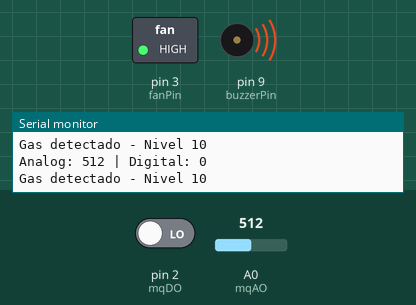
Simulated run of this sketch. Board: Arduino Uno, built with avr-gcc and run on an emulated ATmega328P. On the bench: switched loads named in the sketch (green lamp = pin HIGH), buzzer (waves = sounding), the last lines printed to the serial monitor. Inputs (shaded band) come from the test bench; at power-on: A0 (mqAO) = 512, pin 2 (mqDO) LOW.

Above: at 1.8 s.
1.9 s: A0 (mqAO) set to 324
3.4 s: A0 (mqAO) set to 298
At 5.1 s:
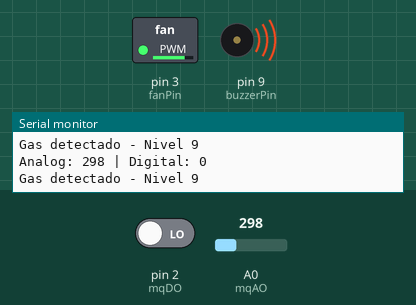
5.5 s: A0 (mqAO) set to 100
At 6.7 s:
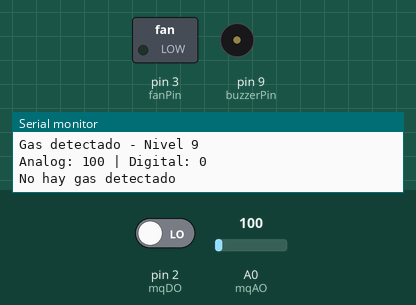
7.5 s: A0 (mqAO) set to 118
At 9.2 s:
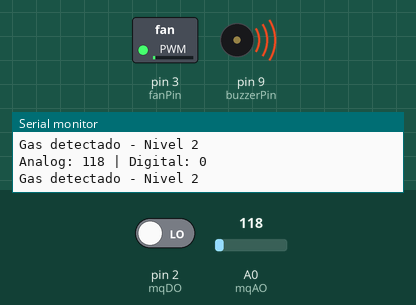
9.5 s: pin 2 (mqDO) driven HIGH
At 11.0 s:
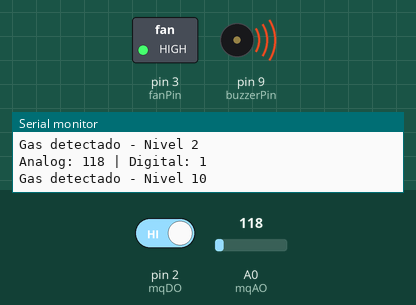
11.5 s: pin 2 (mqDO) driven LOW
At 12.6 s:
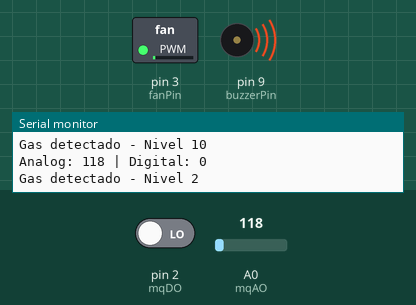
Timing chart, 0 to 14.5 s (numbered marks = the images above; inputs shaded):
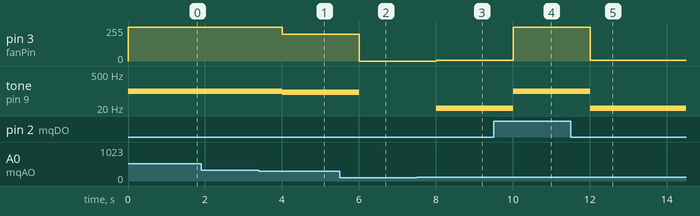

Measured:
- the behaviour switches between 316 and 315 on A0 (mqAO) (found by bisection; images 0 and 1)
- the behaviour switches between 110 and 111 on A0 (mqAO) (found by bisection; images 2 and 3)
- after the input at 3.4 s, pin 3 (fanPin): 255/255 → 200/255 after 0.60 s; tone on pin 9 (buzzerPin): 100 Hz → 90 Hz after 0.60 s
- after the input at 5.5 s, pin 3 (fanPin): 200/255 → 0/255 after 0.51 s; tone on pin 9 (buzzerPin): 90 Hz → silent after 0.51 s
- after the input at 7.5 s, pin 3 (fanPin): 0/255 → 5/255 after 0.51 s; tone on pin 9 (buzzerPin): silent → 20 Hz after 0.51 s
- after the input at 9.5 s, pin 3 (fanPin): 5/255 → 255/255 after 0.51 s; tone on pin 9 (buzzerPin): 20 Hz → 100 Hz after 0.51 s
- after the input at 11.5 s, pin 3 (fanPin): 255/255 → 5/255 after 0.51 s; tone on pin 9 (buzzerPin): 100 Hz → 20 Hz after 0.51 s

The sketch:

Arduino_Gas.zip.ino
```cpp
const int mqAO = A0;      // Pin analógico para la salida analógica del sensor MQ-4
const int mqDO = 2;       // Pin digital para la salida digital del sensor MQ-4
const int buzzerPin = 9;  // Pin digital para el zumbador
const int fanPin = 3;     // Pin digital para el control del ventilador

void setup() {
  pinMode(buzzerPin, OUTPUT);
  pinMode(fanPin, OUTPUT);
  pinMode(mqDO, INPUT);
  Serial.begin(9600);
}

void loop() {
  int sensorAnalogValue = analogRead(mqAO);
  int sensorDigitalValue = digitalRead(mqDO);

  Serial.print("Analog: ");
  Serial.print(sensorAnalogValue);
  Serial.print(" | Digital: ");
  Serial.println(sensorDigitalValue);

  // Ajusta estos valores según la calibración de tu sensor y el comportamiento deseado
  int umbralDigital = HIGH; // Ajusta según la salida digital del sensor
  int umbralNivel10 = 315;  // Ajusta según la calibración de tu sensor
  int umbralNivel9 = 290;   // Ajusta según la calibración de tu sensor
  int umbralNivel8 = 265;   // Ajusta según la calibración de tu sensor
  int umbralNivel7 = 240;   // Ajusta según la calibración de tu sensor
  int umbralNivel6 = 215;   // Ajusta según la calibración de tu sensor
  int umbralNivel5 = 190;   // Ajusta según la calibración de tu sensor
  int umbralNivel4 = 165;   // Ajusta según la calibración de tu sensor
  int umbralNivel3 = 140;   // Ajusta según la calibración de tu sensor
  int umbralNivel2 = 115;   // Ajusta según la calibración de tu sensor
  int umbralNivel1 = 110;   // Ajusta según la calibración de tu sensor

  int fanSpeed = 0; // Velocidad inicial del ventilador

  if (sensorAnalogValue > umbralNivel10 || sensorDigitalValue == umbralDigital) {
    fanSpeed = 255; // Velocidad máxima
    tone(buzzerPin, 100);
    Serial.println("Gas detectado - Nivel 10");
  } else if (sensorAnalogValue > umbralNivel9) {
    fanSpeed = 200; // Velocidad alta
    tone(buzzerPin, 90);
    Serial.println("Gas detectado - Nivel 9");
  } else if (sensorAnalogValue > umbralNivel8) {
    fanSpeed = 150; // Velocidad media
    tone(buzzerPin, 80);
    Serial.println("Gas detectado - Nivel 8");
  } else if (sensorAnalogValue > umbralNivel7) {
    fanSpeed = 100; // Velocidad baja
    tone(buzzerPin, 70);
    Serial.println("Gas detectado - Nivel 7");
  } else if (sensorAnalogValue > umbralNivel6) {
    fanSpeed = 50; // Velocidad mínima
    tone(buzzerPin, 60);
    Serial.println("Gas detectado - Nivel 6");
  } else if (sensorAnalogValue > umbralNivel5) {
    fanSpeed = 30; // Velocidad mínima
    tone(buzzerPin, 50);
    Serial.println("Gas detectado - Nivel 5");
  } else if (sensorAnalogValue > umbralNivel4) {
    fanSpeed = 20; // Velocidad mínima
    tone(buzzerPin, 40);
    Serial.println("Gas detectado - Nivel 4");
  } else if (sensorAnalogValue > umbralNivel3) {
    fanSpeed = 10; // Velocidad mínima
    tone(buzzerPin, 30);
    Serial.println("Gas detectado - Nivel 3");
  } else if (sensorAnalogValue > umbralNivel2) {
    fanSpeed = 5; // Velocidad mínima
    tone(buzzerPin, 20);
    Serial.println("Gas detectado - Nivel 2");
  } else if (sensorAnalogValue > umbralNivel1) {
    fanSpeed = 2; // Velocidad mínima
    tone(buzzerPin, 10);
    Serial.println("Gas detectado - Nivel 1");
  } else {
    noTone(buzzerPin);
    Serial.println("No hay gas detectado");
  }

  analogWrite(fanPin, fanSpeed); // Controla la velocidad del ventilador
  delay(1000);
}
```
